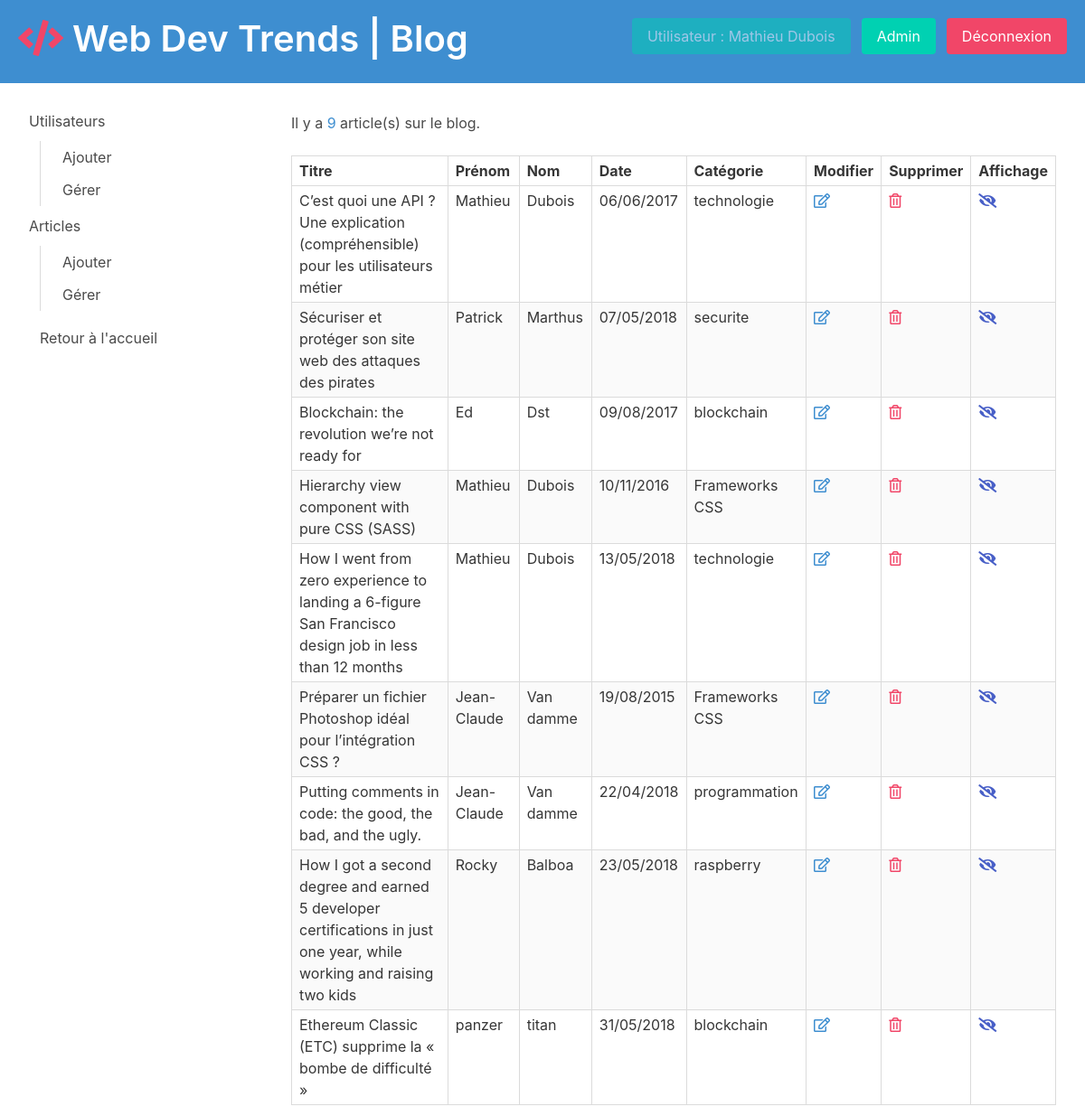
The page /index.php?action=admin&type=post&do=list (signed in) on the database its author committed.
### tables this page shows
CREATE TABLE `posts` (
  `id` int(10) UNSIGNED NOT NULL,
  `title` varchar(120) NOT NULL,
  `content` text NOT NULL,
  `img` varchar(255) NOT NULL,
  `created` date NOT NULL,
  `idCategory` int(10) UNSIGNED NOT NULL,
  `idUser` int(10) UNSIGNED NOT NULL
);

CREATE TABLE `users` (
  `id` int(10) UNSIGNED NOT NULL,
  `firstName` varchar(60) NOT NULL,
  `lastName` varchar(60) NOT NULL,
  `mail` varchar(120) NOT NULL,
  `login` varchar(60) NOT NULL,
  `pass` varchar(255) NOT NULL
);

CREATE TABLE `categories` (
  `id` int(10) UNSIGNED NOT NULL,
  `category` varchar(60) NOT NULL
);

### controller/controller.php (called while the page is built, shortened)
<?php
require 'model/PostsManager.php';
function listPostsAdmin($cat, $order)
{
    $postsManager = new PostsManager();
    $posts = $postsManager->getPosts($cat, $order);
    require 'view/adminPosts.php';
}

### model/PostsManager.php (called while the page is built, shortened)
<?php
class PostsManager
{
    public function getPosts($cat, $order)
    {
        $db = $this->dbConnect();
        $sql = "SELECT posts.id AS postsId, title, DATE_FORMAT(created, '%d/%m/%Y') AS date, category, firstName, lastName
                FROM posts
                LEFT JOIN categories c on posts.idCategory = c.id
                LEFT JOIN users u on posts.idUser = u.id
                ORDER BY {$cat} {$order}";
        $result = $db->prepare($sql);
        $result->execute();
        return $result;
    }
    private function dbConnect()
    {
        $db = new PDO('mysql:host=localhost;dbname=blog_tp;charste=utf8', 'root', 'root');
        $db->setAttribute(PDO::ATTR_ERRMODE, PDO::ERRMODE_EXCEPTION);
        return $db;
    }
}

### view/adminPosts.php (the view, shortened to what this page needs)
<?php
require 'inc/headerAuth.inc.php';
?>
<div class="columns adminCont">
    <div class="column is-one-quarter">
        <ul class="menu-list">
            <li>Utilisateurs</li>
            <li>
                <ul>
                    <li><a href="index.php?action=admin&amp;type=user&amp;do=add">Ajouter</a></li>
                    <li><a href="index.php?action=admin&amp;type=user&amp;do=list">Gérer</a></li>
                </ul>
            </li>
            <li>Articles</li>
            <li>
                <ul>
                    <li><a href="index.php?action=admin&amp;type=post&amp;do=add">Ajouter</a></li>
                    <li><a href="index.php?action=admin&amp;type=post&amp;do=list">Gérer</a></li>
                </ul>
            </li>
            <li><a href="index.php">Retour à l'accueil</a></li>
        </ul>
    </div>
    <div class="column">
        <p>Il y a <span class="has-text-info"><?= $posts->rowcount() ?></span> article(s) sur le blog.</p><br>
        <table class="table is-bordered is-striped is-narrow is-hoverable is-fullwidth">
            <thead>
            <tr>
                <th>Titre</th>
                <th>Prénom</th>
                <th>Nom</th>
                <th>Date</th>
                <th>Catégorie</th>
                <th>Modifier</th>
                <th>Supprimer</th>
                <th>Affichage</th>
            </tr>
            </thead>
            <tbody>
            <?php while ($row = $posts->fetch(PDO::FETCH_OBJ)):?>
                <tr>
                    <td><?= $row->title ?></td>
                    <td><?= $row->firstName ?></td>
                    <td><?= $row->lastName ?></td>
                    <td><?= $row->date ?></td>
                    <td><?= $row->category ?></td>
                    <td class="case"><a class="has-text-info" href="index.php?action=admin&amp;type=post&amp;do=update&amp;id=<?= $row->postsId ?>"><i class="far fa-edit"></i></a></td>
                    <td class="case"><a class="has-text-danger" href="index.php?action=admin&amp;type=post&amp;do=delete&amp;id=<?= $row->postsId ?>"><i class="far fa-trash-alt"></i></a></td>
                    <td class="case"><a class="has-text-link" href="index.php?action=admin&amp;type=post&amp;do=&amp;id=<?= $row->postsId ?>"><i class="fas fa-eye-slash"></i></a></td>
                </tr>
            <?php endwhile; ?>
            </tbody>
        </table>
    </div>
<?php
require 'inc/footer.inc.php';

### view/inc/css/style.css (style rules this page uses)
.adminCont { margin: 20px; }
.case { text-align: center; }

### rows shown on the page
posts: title "C’est quoi une API ? Une explication (compréhensible) pour les utilisateurs métier", idUser.firstName "Mathieu", idUser.lastName "Dubois", date "06/06/2017", idCategory.category "technologie"
posts: title "Sécuriser et protéger son site web des attaques des pirates", idUser.firstName "Patrick", idUser.lastName "Marthus", date "07/05/2018", idCategory.category "securite"
posts: title "Blockchain: the revolution we’re not ready for", idUser.firstName "Ed", idUser.lastName "Dst", date "09/08/2017", idCategory.category "blockchain"
posts: title "Hierarchy view component with pure CSS (SASS)", idUser.firstName "Mathieu", idUser.lastName "Dubois", date "10/11/2016", idCategory.category "Frameworks CSS"
posts: title "How I went from zero experience to landing a 6-figure San Francisco design job in less than 12 months", idUser.firstName "Mathieu", idUser.lastName "Dubois", date "13/05/2018", idCategory.category "technologie"
posts: title "Préparer un fichier Photoshop idéal pour l’intégration CSS ?", idUser.firstName "Jean-Claude", idUser.lastName "Van damme", date "19/08/2015", idCategory.category "Frameworks CSS"
posts: title "Putting comments in code: the good, the bad, and the ugly.", idUser.firstName "Jean-Claude", idUser.lastName "Van damme", date "22/04/2018", idCategory.category "programmation"
posts: title "How I got a second degree and earned 5 developer certifications in just one year, while working and raising two kids", idUser.firstName "Rocky", idUser.lastName "Balboa", date "23/05/2018", idCategory.category "raspberry"
posts: title "Ethereum Classic (ETC) supprime la « bombe de difficulté »", idUser.firstName "panzer", idUser.lastName "titan", date "31/05/2018", idCategory.category "blockchain"

### other values the page prints
$_SESSION['name'] "Mathieu Dubois"
$posts->rowcount() "9"
